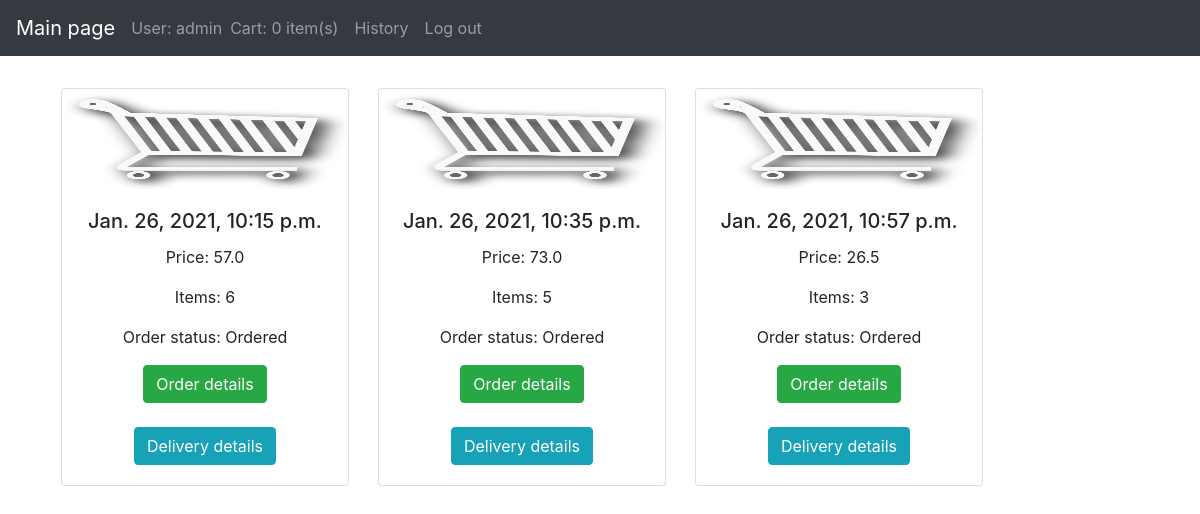
Page /history/ (signed in) on the committed database.
### store/models.py (models this page shows, shortened)
class Order(models.Model):
    customer = models.ForeignKey(Customer, on_delete=models.SET_NULL, null=True, blank=True)
    date_ordered = models.DateTimeField(auto_now_add=True)
    complete = models.BooleanField(default=False)
    status = models.CharField(max_length=200, default="")
    @property
    def get_cart_total(self):
        orderitems = self.orderitem_set.all()
        total = sum([item.get_total for item in orderitems])
        return total
    @property
    def get_cart_items(self):
        orderitems = self.orderitem_set.all()
        total = sum([item.quantity for item in orderitems])
        return total

class OrderItem(models.Model):
    product = models.ForeignKey(Product, on_delete=models.SET_NULL, null=True)
    order = models.ForeignKey(Order, on_delete=models.SET_NULL, null=True)
    quantity = models.IntegerField(default=0, null=True, blank=True)
    @property
    def get_total(self):
        total = self.product.price * self.quantity
        return total

class Product(models.Model):
    name = models.CharField(max_length=200)
    price = models.FloatField()
    image = models.ImageField(null=True, blank=True)
    instock = models.IntegerField(default=100)

### store/views.py (the view)
# urls.py: path('history/', views.history, name="history"),
def history(request):
    customer = request.user.customer
    orders = Order.objects.filter(customer = customer,complete = True)
    data = prepareCartData(request)
    cartItems = data['cartItems']
    return render(request, 'history.html', {"orders":orders,'cartItems': cartItems})

### store/data.py (called while the page is built)
def prepareCartData(request):
    customer=request.user.customer
    if Order.objects.filter(customer=customer, complete= False).exists():
        order = Order.objects.get(customer=customer, complete= False)
    else:
        order = Order.objects.create(customer= customer,complete= False)
    cartItems= order.get_cart_items
    items = order.orderitem_set.all()
    return {'cartItems': cartItems, 'order': order, 'items': items}

### templates/history.html (shortened to what this page needs)
{% extends 'main.html' %}
{% load static %}
{% block content %}
	<div class="row">
		{% for order in orders %}
		    <div class="col-sm-3 m-3" >
                <div class="card text-center" style="width: 18rem;">
                <img class="card-img-top" src="{% static 'pictures/cart.png' %}" alt="Card image cap" width="100" height="100">
                    <div class="card-body">
                    <h5 class="card-title"> {{order.date_ordered}}</h5>
                    <p class="card-text">Price: {{order.get_cart_total}} </p>
                        <p class="card-text">Items: {{order.get_cart_items}} </p>
                        <p class="card-text">Order status: {{order.status}} </p>
                    <a class="btn btn-success" href="{% url 'detail' order_id=order.id %}">Order details </a>
                        <br>
                        <br>
                        <a class="btn btn-info" href="{% url 'delivery_history' order_id=order.id %}">Delivery details </a>
                    </div>
                </div>
            </div>
		{% endfor %}
	</div>
{% endblock content %}

### templates/main.html (shortened to what this page needs)
<!DOCTYPE html>
{% load static %}
<html>
<head>
	<link rel="stylesheet" href="https://stackpath.bootstrapcdn.com/bootstrap/4.4.1/css/bootstrap.min.css">
</head>
<body>
    <nav class="navbar navbar-expand-sm bg-dark navbar-dark fixed-top">
  <a class="navbar-brand" href="{% url 'store' %}">Main page</a>
         <span class="navbar-text">
    User: {{ request.user }}
  </span>
  <ul class="navbar-nav">
    <li class="nav-item">
      <a class="nav-link" href="{% url 'cart' %}">Cart: {{ cartItems }} item(s)</a>
    </li>
      <li class="nav-item">
      <a class="nav-link" href="{% url 'history' %}">History</a>
    </li>
    <li class="nav-item ">
      <a class="nav-link " href="{% url 'logout' %}">Log out</a>
    </li>
  </ul>
</nav>
     <div class="container ">
         <br>
     <br>
     <br>
            {% block content %}
            {% endblock content %}
     </div>
</body>
</html>

### rows in the picture
Order: date_ordered "Jan. 26, 2021, 10:15 p.m.", get_cart_total "57.0", get_cart_items "6", status "Ordered"
Order: date_ordered "Jan. 26, 2021, 10:35 p.m.", get_cart_total "73.0", get_cart_items "5", status "Ordered"
Order: date_ordered "Jan. 26, 2021, 10:57 p.m.", get_cart_total "26.5", get_cart_items "3", status "Ordered"

### other values in the picture
{{ request.user }} "admin"
{{ cartItems }} "0"
